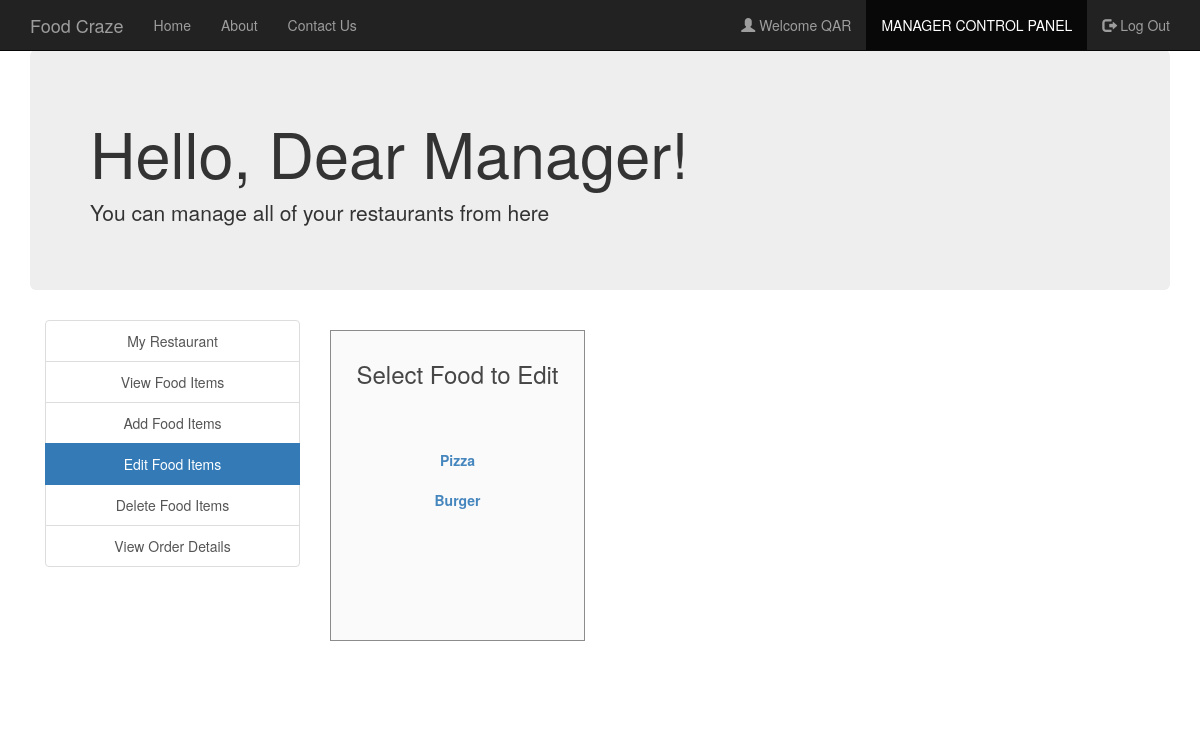
The app's page /edit_food_items.php (signed in) with its own data.
### tables this page shows
CREATE TABLE `manager` (
  `username` varchar(30) NOT NULL,
  `fullname` varchar(30) NOT NULL,
  `email` varchar(30) NOT NULL,
  `contact` varchar(30) NOT NULL,
  `address` varchar(50) NOT NULL,
  `password` varchar(30) NOT NULL
);

CREATE TABLE `food` (
  `F_ID` int(30) NOT NULL,
  `name` varchar(30) NOT NULL,
  `price` int(30) NOT NULL,
  `description` varchar(200) NOT NULL,
  `R_ID` int(30) NOT NULL,
  `images_path` varchar(200) NOT NULL,
  `options` varchar(10) NOT NULL DEFAULT 'ENABLE'
);

### session_m.php (called while the page is built, shortened)
<?php
$conn = Connect();
$user_check=$_SESSION['login_user1'];
$query = "SELECT username FROM MANAGER WHERE username = '$user_check'";
$ses_sql = mysqli_query($conn, $query);
$row = mysqli_fetch_assoc($ses_sql);
$login_session =$row['username'];
?>

### edit_food_items.php (the view, shortened to what this page needs)
<?php
include('session_m.php');
?>
<!DOCTYPE html>
<html>
  <head>
  </head>
  <link rel="stylesheet" type = "text/css" href ="css/edit_food_items.css">
  <link rel="stylesheet" type = "text/css" href ="css/bootstrap.min.css">
  <link rel="stylesheet" href="https://maxcdn.bootstrapcdn.com/bootstrap/3.4.0/css/bootstrap.min.css">
  <body>
    <nav class="navbar navbar-inverse navbar-fixed-top navigation-clean-search" role="navigation">
      <div class="container">
        <div class="navbar-header">
          <a class="navbar-brand" href="index.php">Food Craze</a>
        </div>
        <div class="collapse navbar-collapse " id="myNavbar">
          <ul class="nav navbar-nav">
            <li><a href="index.php">Home</a></li>
            <li><a href="aboutus.php">About</a></li>
            <li><a href="contactus.php">Contact Us</a></li>
          </ul>
          <ul class="nav navbar-nav navbar-right">
            <li><a href="#"><span class="glyphicon glyphicon-user"></span> Welcome <?php echo $login_session; ?> </a></li>
            <li class="active"> <a href="managerlogin.php">MANAGER CONTROL PANEL</a></li>
            <li><a href="logout_m.php"><span class="glyphicon glyphicon-log-out"></span> Log Out </a></li>
          </ul>
        </div>
      </div>
    </nav>
<div class="container">
    <div class="jumbotron">
     <h1>Hello, Dear Manager! </h1>
     <p> You can manage all of your restaurants from here</p>
    </div>
    </div>
<div class="container">
    	<div class="col-xs-3" style="text-align: center;">
    	<div class="list-group">
    		<a href="myrestaurant.php" class="list-group-item ">My Restaurant</a>
    		<a href="view_food_items.php" class="list-group-item ">View Food Items</a>
    		<a href="add_food_items.php" class="list-group-item ">Add Food Items</a>
    		<a href="edit_food_items.php" class="list-group-item active">Edit Food Items</a>
    		<a href="delete_food_items.php" class="list-group-item ">Delete Food Items</a>
        <a href="view_order_details.php" class="list-group-item ">View Order Details</a>
    	</div>
    </div>
<div class="col-xs-3">
  <div class="form-area" style="padding: 10px 10px 110px 10px; ">
    <div style="text-align: center;">
      <h3>Select Food to Edit <br><br><br></h3>
    </div>
    <?php
    $query = mysqli_query($conn, "SELECT * FROM food f WHERE f.R_ID IN (SELECT r.R_ID FROM RESTAURANTS r WHERE r.M_ID='$user_check') ORDER BY F_ID");
    while ($row = mysqli_fetch_array($query)) {
      ?>
      <div class="list-group" style="text-align: center;">
        <?php
      echo "<b><a href='edit_food_items.php?update= {$row['F_ID']}'>{$row['name']}</a></b>";
        ?>
      </div>
    <?php
    }
    ?>
  </div>
</div>
</div>
  </body>
<br>
</html>

### css/edit_food_items.css (style rules this page uses)
body,html { height: 100%; }
body { padding-top: 50px; background-image: url('headerimg2.jpg'); background-repeat: repeat; background-size: 100%; }
.form-area { background-color: #FAFAFA; padding: 10px 40px 60px; margin: 10px 0px 60px; border: 1px solid GREY; opacity:0.9; }

### records on screen
manager: username "QAR"
food: name "Pizza"
food: name "Burger"
